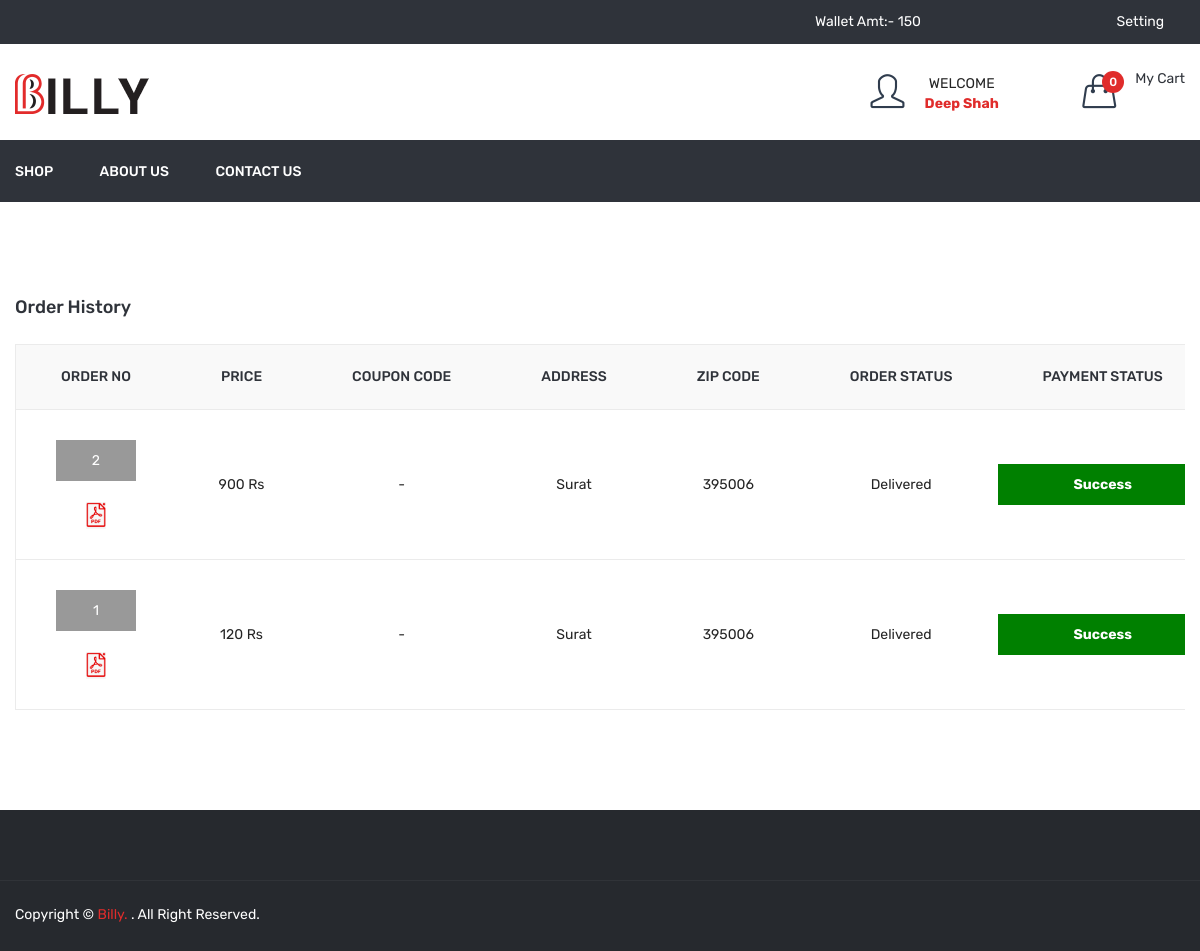
The app's page /order_history.php (signed in) with its own data.
### tables this page shows
CREATE TABLE IF NOT EXISTS `order_master` (
  `id` int NOT NULL AUTO_INCREMENT,
  `user_id` int NOT NULL,
  `name` varchar(50) NOT NULL,
  `email` varchar(50) NOT NULL,
  `mobile` varchar(50) NOT NULL,
  `address` text NOT NULL,
  `total_price` float NOT NULL,
  `final_price` float NOT NULL,
  `coupon_code` varchar(20) NOT NULL,
  `zipcode` int NOT NULL,
  `delivery_boy_id` int NOT NULL,
  `payment_status` varchar(20) NOT NULL,
  `payment_type` varchar(10) NOT NULL,
  `payment_id` varchar(100) NOT NULL,
  `order_status` int NOT NULL,
  `cancel_by` enum('user','admin') NOT NULL,
  `cancel_at` datetime NOT NULL,
  `added_on` datetime NOT NULL,
  `delivered_on` datetime NOT NULL,
  PRIMARY KEY (`id`)
);

CREATE TABLE IF NOT EXISTS `order_status` (
  `id` int NOT NULL AUTO_INCREMENT,
  `order_status` varchar(50) NOT NULL,
  PRIMARY KEY (`id`)
);

### order_history.php (the view, shortened to what this page needs)
<?php
include("header.php");
$uid = $_SESSION['FOOD_USER_ID'];
$sql = "select order_master.*,order_status.order_status as order_status_str from order_master,order_status where order_master.order_status=order_status.id and order_master.user_id='$uid' order by order_master.id desc";
$res = mysqli_query($con, $sql);
?>
<div class="cart-main-area pt-95 pb-100">
	<div class="container">
		<h3 class="page-title">Order History</h3>
		<div class="row">
			<div class="col-lg-12 col-md-12 col-sm-12 col-12">
				<form method="post">
					<div class="table-content table-responsive">
						<table>
							<thead>
								<tr>
									<th>Order No</th>
									<th>Price</th>
									<th>Coupon Code</th>
									<th>Address</th>
									<th>zip code</th>
									<th>Order Status</th>
									<th>Payment Status</th>
								</tr>
							</thead>
							<tbody>
								<?php if (mysqli_num_rows($res) > 0) {
									while ($row = mysqli_fetch_assoc($res)) {
								?>
										<tr>
											<td>
												<div class="div_order_id">
													<a href="<?php echo FRONT_SITE_PATH ?>order_detail.php?id=<?php echo $row['id'] ?>"><?php echo $row['id'] ?></a>
												</div><br/>
												<a href="<?php echo FRONT_SITE_PATH ?>download_invoice?id=<?php echo $row['id'] ?>"><img src='<?php echo FRONT_SITE_PATH ?>assets/img/icon-img/pdf.png' width="20px" title="Download Invoice" /></a>
											</td style="font-size:14px;">
											<td><?php echo $row['total_price'] ?> Rs
											</td>
											<td><?php
												if ($row['coupon_code'] != '') {
												?>
													Coupon Code:- <?php echo $row['coupon_code'] ?><br />
													Final Price:- <?php echo $row['final_price'] ?> Rs
												<?php } else {
													echo "-";
												} ?>
											</td>
											<td><?php echo $row['address'] ?></td>
											<td><?php echo $row['zipcode'] ?></td>
											<td><?php echo $row['order_status_str'] ?></td>
											<td>
												<div class="payment_status payment_status_<?php echo $row['payment_status'] ?>"><?php echo ucfirst($row['payment_status']) ?></div>
											</td>
										</tr>
								<?php }
								} else {
									redirect('shop');
								} ?>
							</tbody>
						</table>
					</div>
				</form>
			</div>
		</div>
	</div>
</div>
<?php
include("footer.php");
?>

### records on screen
order_master: id "2", total_price "900", address "Surat", zipcode "395006", order_status.order_status "Delivered", payment_status "Success"
order_master: id "1", total_price "120", address "Surat", zipcode "395006", order_status.order_status "Delivered", payment_status "Success"

### other values on screen
$getWalletAmt "150"
$_SESSION['FOOD_USER_NAME'] "Deep Shah"
$totalCartDish "0"
